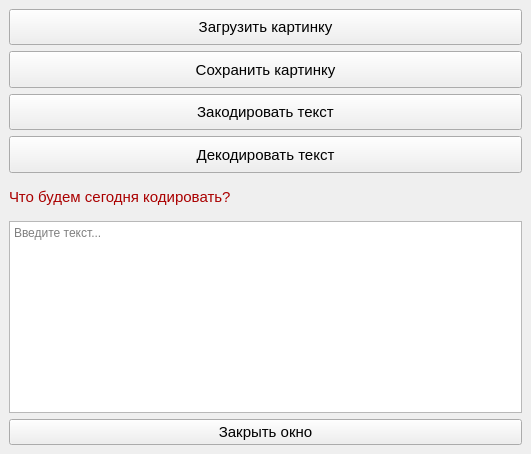
<?xml version="1.0" encoding="UTF-8"?>
<ui version="4.0">
 <class>MainWindow</class>
 <widget class="QMainWindow" name="MainWindow">
  <property name="geometry">
   <rect>
    <x>0</x>
    <y>0</y>
    <width>531</width>
    <height>454</height>
   </rect>
  </property>
  <property name="windowTitle">
   <string>MainWindow</string>
  </property>
  <property name="styleSheet">
   <string notr="true">QPushButton:hover{color: blue; font: bold 10pt;}</string>
  </property>
  <widget class="QWidget" name="centralwidget">
   <layout class="QVBoxLayout" name="verticalLayout">
    <item>
     <widget class="QPushButton" name="load_button">
      <property name="sizePolicy">
       <sizepolicy hsizetype="Minimum" vsizetype="Minimum">
        <horstretch>0</horstretch>
        <verstretch>0</verstretch>
       </sizepolicy>
      </property>
      <property name="font">
       <font>
        <pointsize>11</pointsize>
        <weight>50</weight>
        <italic>false</italic>
        <bold>false</bold>
        <underline>false</underline>
        <stylestrategy>PreferDefault</stylestrategy>
        <kerning>true</kerning>
       </font>
      </property>
      <property name="cursor">
       <cursorShape>OpenHandCursor</cursorShape>
      </property>
      <property name="text">
       <string>Загрузить картинку</string>
      </property>
     </widget>
    </item>
    <item>
     <widget class="QPushButton" name="save_button">
      <property name="sizePolicy">
       <sizepolicy hsizetype="Minimum" vsizetype="Minimum">
        <horstretch>0</horstretch>
        <verstretch>0</verstretch>
       </sizepolicy>
      </property>
      <property name="font">
       <font>
        <pointsize>11</pointsize>
        <weight>50</weight>
        <italic>false</italic>
        <bold>false</bold>
        <underline>false</underline>
        <stylestrategy>PreferDefault</stylestrategy>
        <kerning>true</kerning>
       </font>
      </property>
      <property name="cursor">
       <cursorShape>OpenHandCursor</cursorShape>
      </property>
      <property name="text">
       <string>Сохранить картинку</string>
      </property>
     </widget>
    </item>
    <item>
     <widget class="QPushButton" name="code_button">
      <property name="sizePolicy">
       <sizepolicy hsizetype="Minimum" vsizetype="Minimum">
        <horstretch>0</horstretch>
        <verstretch>0</verstretch>
       </sizepolicy>
      </property>
      <property name="font">
       <font>
        <pointsize>11</pointsize>
        <weight>50</weight>
        <italic>false</italic>
        <bold>false</bold>
        <underline>false</underline>
        <stylestrategy>PreferDefault</stylestrategy>
        <kerning>true</kerning>
       </font>
      </property>
      <property name="cursor">
       <cursorShape>OpenHandCursor</cursorShape>
      </property>
      <property name="text">
       <string>Закодировать текст</string>
      </property>
     </widget>
    </item>
    <item>
     <widget class="QPushButton" name="decode_button">
      <property name="sizePolicy">
       <sizepolicy hsizetype="Minimum" vsizetype="Minimum">
        <horstretch>0</horstretch>
        <verstretch>0</verstretch>
       </sizepolicy>
      </property>
      <property name="font">
       <font>
        <pointsize>11</pointsize>
        <weight>50</weight>
        <italic>false</italic>
        <bold>false</bold>
        <underline>false</underline>
        <stylestrategy>PreferDefault</stylestrategy>
        <kerning>true</kerning>
       </font>
      </property>
      <property name="cursor">
       <cursorShape>OpenHandCursor</cursorShape>
      </property>
      <property name="text">
       <string>Декодировать текст</string>
      </property>
     </widget>
    </item>
    <item>
     <widget class="QLabel" name="label">
      <property name="styleSheet">
       <string notr="true"/>
      </property>
      <property name="text">
       <string>&lt;html&gt;&lt;head/&gt;&lt;body&gt;&lt;p&gt;&lt;span style=&quot; font-size:11pt; color:#aa0000;&quot;&gt;Что будем сегодня кодировать?&lt;/span&gt;&lt;/p&gt;&lt;/body&gt;&lt;/html&gt;</string>
      </property>
     </widget>
    </item>
    <item>
     <widget class="QPlainTextEdit" name="plainTextEdit">
      <property name="enabled">
       <bool>true</bool>
      </property>
      <property name="sizePolicy">
       <sizepolicy hsizetype="Expanding" vsizetype="Fixed">
        <horstretch>0</horstretch>
        <verstretch>0</verstretch>
       </sizepolicy>
      </property>
      <property name="styleSheet">
       <string notr="true"/>
      </property>
      <property name="placeholderText">
       <string>Введите текст...</string>
      </property>
     </widget>
    </item>
    <item>
     <widget class="QPushButton" name="pushButton">
      <property name="font">
       <font>
        <pointsize>11</pointsize>
       </font>
      </property>
      <property name="cursor">
       <cursorShape>OpenHandCursor</cursorShape>
      </property>
      <property name="text">
       <string>Закрыть окно</string>
      </property>
     </widget>
    </item>
   </layout>
  </widget>
 </widget>
 <resources/>
 <connections>
  <connection>
   <sender>pushButton</sender>
   <signal>clicked()</signal>
   <receiver>MainWindow</receiver>
   <slot>close()</slot>
   <hints>
    <hint type="sourcelabel">
     <x>124</x>
     <y>420</y>
    </hint>
    <hint type="destinationlabel">
     <x>281</x>
     <y>449</y>
    </hint>
   </hints>
  </connection>
 </connections>
</ui>
